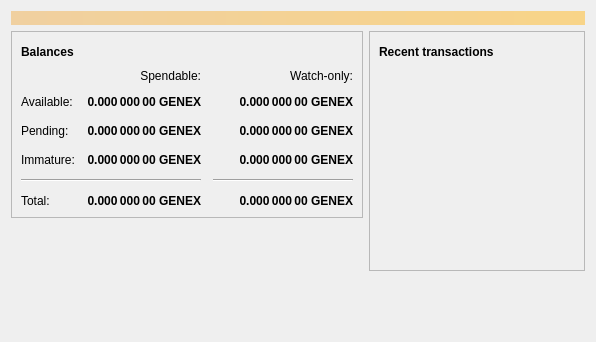
<?xml version="1.0" encoding="UTF-8"?>
<ui version="4.0">
 <class>OverviewPage</class>
 <widget class="QWidget" name="OverviewPage">
  <property name="geometry">
   <rect>
    <x>0</x>
    <y>0</y>
    <width>596</width>
    <height>342</height>
   </rect>
  </property>
  <property name="windowTitle">
   <string>Form</string>
  </property>
  <layout class="QVBoxLayout" name="topLayout">
   <item>
    <widget class="QLabel" name="labelAlerts">
     <property name="visible">
      <bool>false</bool>
     </property>
     <property name="styleSheet">
      <string notr="true">QLabel { background-color: qlineargradient(x1: 0, y1: 0, x2: 1, y2: 0, stop:0 #F0D0A0, stop:1 #F8D488); color:#000000; }</string>
     </property>
     <property name="wordWrap">
      <bool>true</bool>
     </property>
     <property name="margin">
      <number>3</number>
     </property>
     <property name="textInteractionFlags">
      <set>Qt::TextSelectableByMouse</set>
     </property>
    </widget>
   </item>
   <item>
    <layout class="QHBoxLayout" name="horizontalLayout" stretch="1,1">
     <item>
      <layout class="QVBoxLayout" name="verticalLayout_2">
       <item>
        <widget class="QFrame" name="frame">
         <property name="frameShape">
          <enum>QFrame::StyledPanel</enum>
         </property>
         <property name="frameShadow">
          <enum>QFrame::Raised</enum>
         </property>
         <layout class="QVBoxLayout" name="verticalLayout_4">
          <item>
           <layout class="QHBoxLayout" name="horizontalLayout_4">
            <item>
             <widget class="QLabel" name="label_5">
              <property name="font">
               <font>
                <weight>75</weight>
                <bold>true</bold>
               </font>
              </property>
              <property name="text">
               <string>Balances</string>
              </property>
             </widget>
            </item>
            <item>
             <widget class="QPushButton" name="labelWalletStatus">
              <property name="enabled">
               <bool>true</bool>
              </property>
              <property name="maximumSize">
               <size>
                <width>30</width>
                <height>16777215</height>
               </size>
              </property>
              <property name="toolTip">
               <string>The displayed information may be out of date. Your wallet automatically synchronizes with the Genex network after a connection is established, but this process has not completed yet.</string>
              </property>
              <property name="text">
               <string/>
              </property>
              <property name="icon">
               <iconset resource="../bitcoin.qrc">
                <normaloff>:/icons/warning</normaloff>
                <disabledoff>:/icons/warning</disabledoff>:/icons/warning</iconset>
              </property>
              <property name="iconSize">
               <size>
                <width>24</width>
                <height>24</height>
               </size>
              </property>
              <property name="flat">
               <bool>true</bool>
              </property>
             </widget>
            </item>
            <item>
             <spacer name="horizontalSpacer_3">
              <property name="orientation">
               <enum>Qt::Horizontal</enum>
              </property>
              <property name="sizeHint" stdset="0">
               <size>
                <width>40</width>
                <height>20</height>
               </size>
              </property>
             </spacer>
            </item>
           </layout>
          </item>
          <item>
           <layout class="QGridLayout" name="gridLayout">
            <property name="spacing">
             <number>12</number>
            </property>
            <item row="2" column="2">
             <widget class="QLabel" name="labelWatchPending">
              <property name="font">
               <font>
                <weight>75</weight>
                <bold>true</bold>
               </font>
              </property>
              <property name="cursor">
               <cursorShape>IBeamCursor</cursorShape>
              </property>
              <property name="toolTip">
               <string>Unconfirmed transactions to watch-only addresses</string>
              </property>
              <property name="text">
               <string notr="true">0.000 000 00 GENEX</string>
              </property>
              <property name="alignment">
               <set>Qt::AlignRight|Qt::AlignTrailing|Qt::AlignVCenter</set>
              </property>
              <property name="textInteractionFlags">
               <set>Qt::LinksAccessibleByMouse|Qt::TextSelectableByKeyboard|Qt::TextSelectableByMouse</set>
              </property>
             </widget>
            </item>
            <item row="2" column="1">
             <widget class="QLabel" name="labelUnconfirmed">
              <property name="font">
               <font>
                <weight>75</weight>
                <bold>true</bold>
               </font>
              </property>
              <property name="cursor">
               <cursorShape>IBeamCursor</cursorShape>
              </property>
              <property name="toolTip">
               <string>Total of transactions that have yet to be confirmed, and do not yet count toward the spendable balance</string>
              </property>
              <property name="text">
               <string notr="true">0.000 000 00 GENEX</string>
              </property>
              <property name="alignment">
               <set>Qt::AlignRight|Qt::AlignTrailing|Qt::AlignVCenter</set>
              </property>
              <property name="textInteractionFlags">
               <set>Qt::LinksAccessibleByMouse|Qt::TextSelectableByKeyboard|Qt::TextSelectableByMouse</set>
              </property>
             </widget>
            </item>
            <item row="3" column="2">
             <widget class="QLabel" name="labelWatchImmature">
              <property name="font">
               <font>
                <weight>75</weight>
                <bold>true</bold>
               </font>
              </property>
              <property name="cursor">
               <cursorShape>IBeamCursor</cursorShape>
              </property>
              <property name="toolTip">
               <string>Mined balance in watch-only addresses that has not yet matured</string>
              </property>
              <property name="text">
               <string notr="true">0.000 000 00 GENEX</string>
              </property>
              <property name="alignment">
               <set>Qt::AlignRight|Qt::AlignTrailing|Qt::AlignVCenter</set>
              </property>
              <property name="textInteractionFlags">
               <set>Qt::LinksAccessibleByMouse|Qt::TextSelectableByKeyboard|Qt::TextSelectableByMouse</set>
              </property>
             </widget>
            </item>
            <item row="4" column="0" colspan="2">
             <widget class="Line" name="line">
              <property name="orientation">
               <enum>Qt::Horizontal</enum>
              </property>
             </widget>
            </item>
            <item row="4" column="2">
             <widget class="Line" name="lineWatchBalance">
              <property name="sizePolicy">
               <sizepolicy hsizetype="Preferred" vsizetype="Fixed">
                <horstretch>0</horstretch>
                <verstretch>0</verstretch>
               </sizepolicy>
              </property>
              <property name="minimumSize">
               <size>
                <width>140</width>
                <height>0</height>
               </size>
              </property>
              <property name="orientation">
               <enum>Qt::Horizontal</enum>
              </property>
             </widget>
            </item>
            <item row="5" column="0">
             <widget class="QLabel" name="labelTotalText">
              <property name="text">
               <string>Total:</string>
              </property>
             </widget>
            </item>
            <item row="3" column="1">
             <widget class="QLabel" name="labelImmature">
              <property name="font">
               <font>
                <weight>75</weight>
                <bold>true</bold>
               </font>
              </property>
              <property name="cursor">
               <cursorShape>IBeamCursor</cursorShape>
              </property>
              <property name="toolTip">
               <string>Mined balance that has not yet matured</string>
              </property>
              <property name="text">
               <string notr="true">0.000 000 00 GENEX</string>
              </property>
              <property name="alignment">
               <set>Qt::AlignRight|Qt::AlignTrailing|Qt::AlignVCenter</set>
              </property>
              <property name="textInteractionFlags">
               <set>Qt::LinksAccessibleByMouse|Qt::TextSelectableByKeyboard|Qt::TextSelectableByMouse</set>
              </property>
             </widget>
            </item>
            <item row="2" column="3">
             <spacer name="horizontalSpacer_2">
              <property name="orientation">
               <enum>Qt::Horizontal</enum>
              </property>
              <property name="sizeHint" stdset="0">
               <size>
                <width>40</width>
                <height>20</height>
               </size>
              </property>
             </spacer>
            </item>
            <item row="3" column="0">
             <widget class="QLabel" name="labelImmatureText">
              <property name="text">
               <string>Immature:</string>
              </property>
             </widget>
            </item>
            <item row="5" column="1">
             <widget class="QLabel" name="labelTotal">
              <property name="font">
               <font>
                <weight>75</weight>
                <bold>true</bold>
               </font>
              </property>
              <property name="cursor">
               <cursorShape>IBeamCursor</cursorShape>
              </property>
              <property name="toolTip">
               <string>Your current total balance</string>
              </property>
              <property name="text">
               <string notr="true">0.000 000 00 GENEX</string>
              </property>
              <property name="alignment">
               <set>Qt::AlignRight|Qt::AlignTrailing|Qt::AlignVCenter</set>
              </property>
              <property name="textInteractionFlags">
               <set>Qt::LinksAccessibleByMouse|Qt::TextSelectableByKeyboard|Qt::TextSelectableByMouse</set>
              </property>
             </widget>
            </item>
            <item row="5" column="2">
             <widget class="QLabel" name="labelWatchTotal">
              <property name="font">
               <font>
                <weight>75</weight>
                <bold>true</bold>
               </font>
              </property>
              <property name="cursor">
               <cursorShape>IBeamCursor</cursorShape>
              </property>
              <property name="toolTip">
               <string>Current total balance in watch-only addresses</string>
              </property>
              <property name="text">
               <string notr="true">0.000 000 00 GENEX</string>
              </property>
              <property name="alignment">
               <set>Qt::AlignRight|Qt::AlignTrailing|Qt::AlignVCenter</set>
              </property>
              <property name="textInteractionFlags">
               <set>Qt::LinksAccessibleByMouse|Qt::TextSelectableByKeyboard|Qt::TextSelectableByMouse</set>
              </property>
             </widget>
            </item>
            <item row="0" column="2">
             <widget class="QLabel" name="labelWatchonly">
              <property name="text">
               <string>Watch-only:</string>
              </property>
              <property name="alignment">
               <set>Qt::AlignRight|Qt::AlignTrailing|Qt::AlignVCenter</set>
              </property>
             </widget>
            </item>
            <item row="1" column="0">
             <widget class="QLabel" name="labelBalanceText">
              <property name="text">
               <string>Available:</string>
              </property>
             </widget>
            </item>
            <item row="1" column="1">
             <widget class="QLabel" name="labelBalance">
              <property name="font">
               <font>
                <weight>75</weight>
                <bold>true</bold>
               </font>
              </property>
              <property name="cursor">
               <cursorShape>IBeamCursor</cursorShape>
              </property>
              <property name="toolTip">
               <string>Your current spendable balance</string>
              </property>
              <property name="text">
               <string notr="true">0.000 000 00 GENEX</string>
              </property>
              <property name="alignment">
               <set>Qt::AlignRight|Qt::AlignTrailing|Qt::AlignVCenter</set>
              </property>
              <property name="textInteractionFlags">
               <set>Qt::LinksAccessibleByMouse|Qt::TextSelectableByKeyboard|Qt::TextSelectableByMouse</set>
              </property>
             </widget>
            </item>
            <item row="1" column="2">
             <widget class="QLabel" name="labelWatchAvailable">
              <property name="font">
               <font>
                <weight>75</weight>
                <bold>true</bold>
               </font>
              </property>
              <property name="cursor">
               <cursorShape>IBeamCursor</cursorShape>
              </property>
              <property name="toolTip">
               <string>Your current balance in watch-only addresses</string>
              </property>
              <property name="text">
               <string notr="true">0.000 000 00 GENEX</string>
              </property>
              <property name="alignment">
               <set>Qt::AlignRight|Qt::AlignTrailing|Qt::AlignVCenter</set>
              </property>
              <property name="textInteractionFlags">
               <set>Qt::LinksAccessibleByMouse|Qt::TextSelectableByKeyboard|Qt::TextSelectableByMouse</set>
              </property>
             </widget>
            </item>
            <item row="2" column="0">
             <widget class="QLabel" name="labelPendingText">
              <property name="text">
               <string>Pending:</string>
              </property>
             </widget>
            </item>
            <item row="0" column="1">
             <widget class="QLabel" name="labelSpendable">
              <property name="text">
               <string>Spendable:</string>
              </property>
              <property name="alignment">
               <set>Qt::AlignRight|Qt::AlignTrailing|Qt::AlignVCenter</set>
              </property>
             </widget>
            </item>
           </layout>
          </item>
         </layout>
        </widget>
       </item>
       <item>
        <spacer name="verticalSpacer">
         <property name="orientation">
          <enum>Qt::Vertical</enum>
         </property>
         <property name="sizeHint" stdset="0">
          <size>
           <width>20</width>
           <height>40</height>
          </size>
         </property>
        </spacer>
       </item>
      </layout>
     </item>
     <item>
      <layout class="QVBoxLayout" name="verticalLayout_3">
       <item>
        <widget class="QFrame" name="frame_2">
         <property name="frameShape">
          <enum>QFrame::StyledPanel</enum>
         </property>
         <property name="frameShadow">
          <enum>QFrame::Raised</enum>
         </property>
         <layout class="QVBoxLayout" name="verticalLayout">
          <item>
           <layout class="QHBoxLayout" name="horizontalLayout_2">
            <item>
             <widget class="QLabel" name="label_4">
              <property name="font">
               <font>
                <weight>75</weight>
                <bold>true</bold>
               </font>
              </property>
              <property name="text">
               <string>Recent transactions</string>
              </property>
             </widget>
            </item>
            <item>
             <widget class="QPushButton" name="labelTransactionsStatus">
              <property name="enabled">
               <bool>true</bool>
              </property>
              <property name="maximumSize">
               <size>
                <width>30</width>
                <height>16777215</height>
               </size>
              </property>
              <property name="toolTip">
               <string>The displayed information may be out of date. Your wallet automatically synchronizes with the Genex network after a connection is established, but this process has not completed yet.</string>
              </property>
              <property name="text">
               <string/>
              </property>
              <property name="icon">
               <iconset resource="../bitcoin.qrc">
                <normaloff>:/icons/warning</normaloff>
                <disabledoff>:/icons/warning</disabledoff>:/icons/warning</iconset>
              </property>
              <property name="iconSize">
               <size>
                <width>24</width>
                <height>24</height>
               </size>
              </property>
              <property name="flat">
               <bool>true</bool>
              </property>
             </widget>
            </item>
            <item>
             <spacer name="horizontalSpacer">
              <property name="orientation">
               <enum>Qt::Horizontal</enum>
              </property>
              <property name="sizeHint" stdset="0">
               <size>
                <width>40</width>
                <height>20</height>
               </size>
              </property>
             </spacer>
            </item>
           </layout>
          </item>
          <item>
           <widget class="QListView" name="listTransactions">
            <property name="styleSheet">
             <string notr="true">QListView { background: transparent; }</string>
            </property>
            <property name="frameShape">
             <enum>QFrame::NoFrame</enum>
            </property>
            <property name="verticalScrollBarPolicy">
             <enum>Qt::ScrollBarAlwaysOff</enum>
            </property>
            <property name="horizontalScrollBarPolicy">
             <enum>Qt::ScrollBarAlwaysOff</enum>
            </property>
            <property name="selectionMode">
             <enum>QAbstractItemView::NoSelection</enum>
            </property>
           </widget>
          </item>
         </layout>
        </widget>
       </item>
       <item>
        <spacer name="verticalSpacer_2">
         <property name="orientation">
          <enum>Qt::Vertical</enum>
         </property>
         <property name="sizeHint" stdset="0">
          <size>
           <width>20</width>
           <height>40</height>
          </size>
         </property>
        </spacer>
       </item>
      </layout>
     </item>
    </layout>
   </item>
  </layout>
 </widget>
 <resources/>
 <connections/>
</ui>
